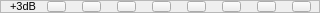
     <widget class="QFrame" name="frame_21">
      <property name="minimumSize">
       <size>
        <width>320</width>
        <height>13</height>
       </size>
      </property>
      <property name="maximumSize">
       <size>
        <width>320</width>
        <height>13</height>
       </size>
      </property>
      <property name="frameShape">
       <enum>QFrame::StyledPanel</enum>
      </property>
      <property name="frameShadow">
       <enum>QFrame::Raised</enum>
      </property>
      <widget class="QPushButton" name="In4_3">
       <property name="geometry">
        <rect>
         <x>152</x>
         <y>1</y>
         <width>19</width>
         <height>11</height>
        </rect>
       </property>
       <property name="minimumSize">
        <size>
         <width>19</width>
         <height>11</height>
        </size>
       </property>
       <property name="maximumSize">
        <size>
         <width>19</width>
         <height>11</height>
        </size>
       </property>
       <property name="text">
        <string/>
       </property>
       <property name="checkable">
        <bool>true</bool>
       </property>
       <property name="autoExclusive">
        <bool>true</bool>
       </property>
       <attribute name="buttonGroup">
        <string notr="true">buttonGroup4</string>
       </attribute>
      </widget>
      <widget class="QPushButton" name="In3_3">
       <property name="geometry">
        <rect>
         <x>117</x>
         <y>1</y>
         <width>19</width>
         <height>11</height>
        </rect>
       </property>
       <property name="minimumSize">
        <size>
         <width>19</width>
         <height>11</height>
        </size>
       </property>
       <property name="maximumSize">
        <size>
         <width>19</width>
         <height>11</height>
        </size>
       </property>
       <property name="text">
        <string/>
       </property>
       <property name="checkable">
        <bool>true</bool>
       </property>
       <property name="autoExclusive">
        <bool>true</bool>
       </property>
       <attribute name="buttonGroup">
        <string notr="true">buttonGroup3</string>
       </attribute>
      </widget>
      <widget class="QPushButton" name="In1_3">
       <property name="geometry">
        <rect>
         <x>47</x>
         <y>1</y>
         <width>19</width>
         <height>11</height>
        </rect>
       </property>
       <property name="minimumSize">
        <size>
         <width>19</width>
         <height>11</height>
        </size>
       </property>
       <property name="maximumSize">
        <size>
         <width>19</width>
         <height>11</height>
        </size>
       </property>
       <property name="text">
        <string/>
       </property>
       <property name="checkable">
        <bool>true</bool>
       </property>
       <property name="checked">
        <bool>false</bool>
       </property>
       <property name="autoExclusive">
        <bool>true</bool>
       </property>
       <attribute name="buttonGroup">
        <string notr="true">buttonGroup1</string>
       </attribute>
      </widget>
      <widget class="QPushButton" name="In8_3">
       <property name="geometry">
        <rect>
         <x>292</x>
         <y>1</y>
         <width>19</width>
         <height>11</height>
        </rect>
       </property>
       <property name="minimumSize">
        <size>
         <width>19</width>
         <height>11</height>
        </size>
       </property>
       <property name="maximumSize">
        <size>
         <width>19</width>
         <height>11</height>
        </size>
       </property>
       <property name="text">
        <string/>
       </property>
       <property name="checkable">
        <bool>true</bool>
       </property>
       <attribute name="buttonGroup">
        <string notr="true">buttonGroup8</string>
       </attribute>
      </widget>
      <widget class="QPushButton" name="In2_3">
       <property name="geometry">
        <rect>
         <x>82</x>
         <y>1</y>
         <width>19</width>
         <height>11</height>
        </rect>
       </property>
       <property name="minimumSize">
        <size>
         <width>19</width>
         <height>11</height>
        </size>
       </property>
       <property name="maximumSize">
        <size>
         <width>19</width>
         <height>11</height>
        </size>
       </property>
       <property name="text">
        <string/>
       </property>
       <property name="checkable">
        <bool>true</bool>
       </property>
       <property name="autoExclusive">
        <bool>true</bool>
       </property>
       <attribute name="buttonGroup">
        <string notr="true">buttonGroup2</string>
       </attribute>
      </widget>
      <widget class="QPushButton" name="In6_3">
       <property name="geometry">
        <rect>
         <x>222</x>
         <y>1</y>
         <width>19</width>
         <height>11</height>
        </rect>
       </property>
       <property name="minimumSize">
        <size>
         <width>19</width>
         <height>11</height>
        </size>
       </property>
       <property name="maximumSize">
        <size>
         <width>19</width>
         <height>11</height>
        </size>
       </property>
       <property name="text">
        <string/>
       </property>
       <property name="checkable">
        <bool>true</bool>
       </property>
       <property name="autoExclusive">
        <bool>true</bool>
       </property>
       <attribute name="buttonGroup">
        <string notr="true">buttonGroup6</string>
       </attribute>
      </widget>
      <widget class="QPushButton" name="In5_3">
       <property name="geometry">
        <rect>
         <x>187</x>
         <y>1</y>
         <width>19</width>
         <height>11</height>
        </rect>
       </property>
       <property name="minimumSize">
        <size>
         <width>19</width>
         <height>11</height>
        </size>
       </property>
       <property name="maximumSize">
        <size>
         <width>19</width>
         <height>11</height>
        </size>
       </property>
       <property name="text">
        <string/>
       </property>
       <property name="checkable">
        <bool>true</bool>
       </property>
       <property name="autoExclusive">
        <bool>true</bool>
       </property>
       <attribute name="buttonGroup">
        <string notr="true">buttonGroup5</string>
       </attribute>
      </widget>
      <widget class="QPushButton" name="In7_3">
       <property name="geometry">
        <rect>
         <x>257</x>
         <y>1</y>
         <width>19</width>
         <height>11</height>
        </rect>
       </property>
       <property name="minimumSize">
        <size>
         <width>19</width>
         <height>11</height>
        </size>
       </property>
       <property name="maximumSize">
        <size>
         <width>19</width>
         <height>11</height>
        </size>
       </property>
       <property name="text">
        <string/>
       </property>
       <property name="checkable">
        <bool>true</bool>
       </property>
       <property name="autoExclusive">
        <bool>true</bool>
       </property>
       <attribute name="buttonGroup">
        <string notr="true">buttonGroup7</string>
       </attribute>
      </widget>
      <widget class="QLabel" name="label_34">
       <property name="geometry">
        <rect>
         <x>5</x>
         <y>1</y>
         <width>31</width>
         <height>11</height>
        </rect>
       </property>
       <property name="font">
        <font>
         <pointsize>8</pointsize>
        </font>
       </property>
       <property name="text">
        <string>+3dB</string>
       </property>
       <property name="alignment">
        <set>Qt::AlignRight|Qt::AlignTrailing|Qt::AlignVCenter</set>
       </property>
      </widget>
     </widget>
